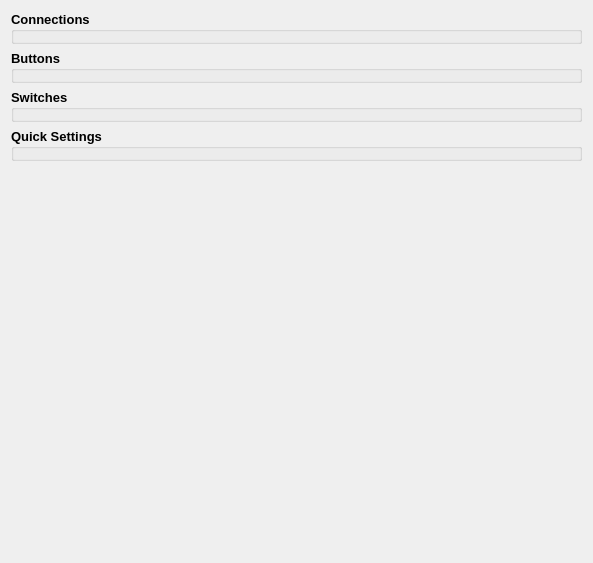
<?xml version="1.0" encoding="UTF-8"?>
<ui version="4.0">
 <class>UserWidget</class>
 <widget class="QWidget" name="UserWidget">
  <property name="geometry">
   <rect>
    <x>0</x>
    <y>0</y>
    <width>593</width>
    <height>563</height>
   </rect>
  </property>
  <property name="windowTitle">
   <string>Form</string>
  </property>
  <layout class="QVBoxLayout" name="verticalLayout">
   <item>
    <widget class="QGroupBox" name="_connectionsGroupBox">
     <property name="font">
      <font>
       <pointsize>10</pointsize>
       <bold>true</bold>
      </font>
     </property>
     <property name="title">
      <string>Connections</string>
     </property>
    </widget>
   </item>
   <item>
    <widget class="QGroupBox" name="_buttonsGroupBox">
     <property name="sizePolicy">
      <sizepolicy hsizetype="Preferred" vsizetype="Minimum">
       <horstretch>0</horstretch>
       <verstretch>0</verstretch>
      </sizepolicy>
     </property>
     <property name="font">
      <font>
       <pointsize>10</pointsize>
       <bold>true</bold>
       <kerning>false</kerning>
      </font>
     </property>
     <property name="title">
      <string>Buttons</string>
     </property>
    </widget>
   </item>
   <item>
    <widget class="QGroupBox" name="_switchesGroupBox">
     <property name="font">
      <font>
       <pointsize>10</pointsize>
       <bold>true</bold>
      </font>
     </property>
     <property name="title">
      <string>Switches</string>
     </property>
    </widget>
   </item>
   <item>
    <widget class="QGroupBox" name="_quickSettingsGroupBox">
     <property name="sizePolicy">
      <sizepolicy hsizetype="Preferred" vsizetype="Minimum">
       <horstretch>0</horstretch>
       <verstretch>0</verstretch>
      </sizepolicy>
     </property>
     <property name="font">
      <font>
       <pointsize>10</pointsize>
       <bold>true</bold>
      </font>
     </property>
     <property name="title">
      <string>Quick Settings</string>
     </property>
    </widget>
   </item>
   <item>
    <spacer name="verticalSpacer_3">
     <property name="orientation">
      <enum>Qt::Vertical</enum>
     </property>
     <property name="sizeHint" stdset="0">
      <size>
       <width>20</width>
       <height>356</height>
      </size>
     </property>
    </spacer>
   </item>
  </layout>
 </widget>
 <resources/>
 <connections/>
</ui>
